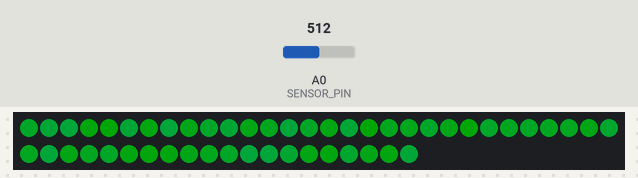
This sketch was run on a simulated Arduino Uno, built with avr-gcc and run on an emulated ATmega328P. Parts: 50 RGB LEDs in strip order, left to right, continuing on the next row. The inputs (shaded band) are chosen by the test bench; at power-on: A0 (SENSOR_PIN) = 512. Dim RGB values are drawn brighter than linear; random numbers use the default seed unless the sketch sets one; what the sketch prints to the serial monitor is not drawn.

Above: at 1.28 s.
1.3 s: A0 (SENSOR_PIN) set to 122
At 1.42 s:
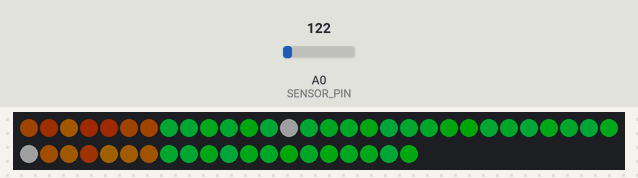
2.9 s: A0 (SENSOR_PIN) set to 210
4.9 s: A0 (SENSOR_PIN) set to 40
At 4.95 s:
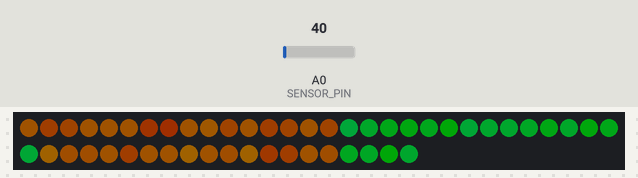

The sketch:

vermillion.ino
```cpp
#include <Adafruit_WS2801.h>

// Choose which 2 pins you will use for output.
// Can be any valid output pins.
const int DATA_PIN = 2;       // 'yellow' wire
const int CLOCK_PIN = 3;      // 'green' wire

const int SENSOR_PIN = A0;

// highest component color value we want to push. could be as high as 31
const int MAX_COLOR = 31;
const int MIN_COLOR = 2;
const int NUM_PIXELS = 50;

const int INACTIVE_MAX_BLUE = MAX_COLOR / 2;
const int INACTIVE_MIN_BLUE = MIN_COLOR;
const int INACTIVE_MAX_GREEN = MAX_COLOR;
const int INACTIVE_MIN_GREEN = MAX_COLOR + 10;
const int INACTIVE_MAX_RED = 0;
const int INACTIVE_MIN_RED = 0;

const int ACTIVE_MAX_BLUE = 0;
const int ACTIVE_MIN_BLUE = 0;
const int ACTIVE_MAX_GREEN = 20;
const int ACTIVE_MIN_GREEN = 8;
const int ACTIVE_MAX_RED = MAX_COLOR;
const int ACTIVE_MIN_RED = MAX_COLOR;

const int LOOP_DELAY = 50;
// odds of any one pixel being full white for 1 loop delay
const int SPARKLE_DEMONINATOR = 100;


Adafruit_WS2801 strip = Adafruit_WS2801(NUM_PIXELS, DATA_PIN, CLOCK_PIN);

void setup() {
  // put your setup code here, to run once:
  strip.begin();
  strip.show();

  pinMode(SENSOR_PIN, INPUT);

  Serial.begin(9600);
  Serial.println("Starting Up Vermillion animation...");
}


void loop() {
  // put your main code here, to run repeatedly:
  int i;
  int component;
  int step;
  int red;
  int green;
  int blue;
  int sensorValue;

  // sensor values between 20 - 200 cause an equal percentage of the first and last
  // 20 pixels to go to red scale
  sensorValue = analogRead(SENSOR_PIN);

  for (int i = 0; i < NUM_PIXELS; i++){
    if (random(SPARKLE_DEMONINATOR) == 1){
      red = MAX_COLOR;
      green = MAX_COLOR;
      blue = MAX_COLOR;
    } else if( shouldGoRed(i, sensorValue) ){
      red = random(ACTIVE_MIN_RED, ACTIVE_MAX_RED);
      green = random(ACTIVE_MIN_GREEN, ACTIVE_MAX_GREEN);
      blue = random(ACTIVE_MIN_BLUE, ACTIVE_MAX_BLUE);
    } else {
      red = random(INACTIVE_MIN_RED, INACTIVE_MAX_RED);
      green = random(INACTIVE_MIN_GREEN, INACTIVE_MAX_GREEN);
      blue = random(INACTIVE_MIN_BLUE, INACTIVE_MAX_BLUE);
    }
    strip.setPixelColor(i, red, green, blue);
  }
  strip.show();
  delay(LOOP_DELAY);
}

bool shouldGoRed(int pixelIndex, int sensorValue){
  char outputBuffer[64];
  int degree = (sensorValue / 9);

  if( pixelIndex > 20 && pixelIndex < 30 || sensorValue > 200)
    return false;

  // Serial.print(itoa(pixelIndex, outputBuffer, 10));
  // Serial.print("- SENSOR_PIN: ");
  // Serial.print(", degree: ");
  // Serial.print(itoa(degree, outputBuffer, 10));
  // Serial.print("\n");

  return pixelIndex < 20 - degree || pixelIndex > 30 && pixelIndex < 50 - degree;
}
```
